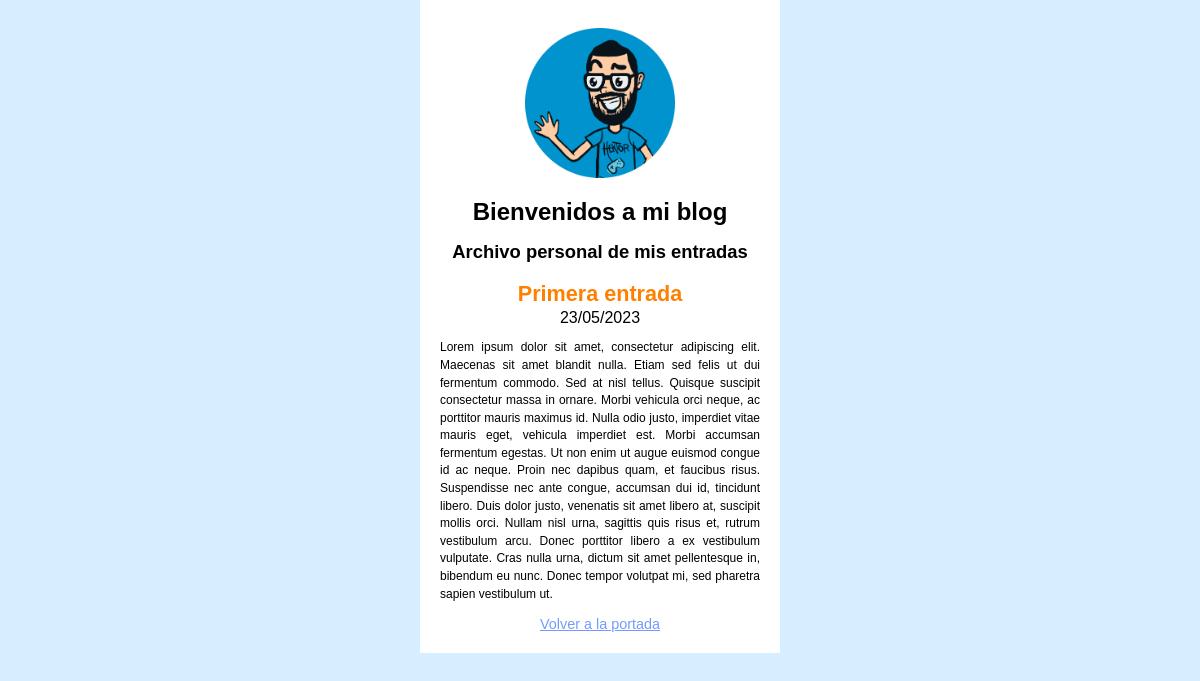
The page /blog/1 on the database its author committed.
### blog/models.py (models this page shows, shortened)
class Post(models.Model):
    title = models.CharField(max_length=200, verbose_name='Título')
    content = models.TextField(verbose_name='Contenido')
    created = models.DateTimeField(auto_now_add=True, verbose_name='Creado')
    modified = models.DateTimeField(auto_now=True, verbose_name='Modificado')
    class Meta:
        verbose_name = 'entrada'
        verbose_name_plural = 'entrada'

### blog/views.py (the view)
# urls.py: path('blog/<id>', post, name='post')
def post(request, id):
    post = Post.objects.get(id=id)
    return render(request, 'blog/post.html', {'post': post})

### blog/templates/blog/post.html (shortened to what this page needs)
{% extends 'blog/base.html' %}
{% block content %}
    <div>
        <h3>{{ post.title }}</h3>
        <span class="date">{{ post.created|date:'SHORT_DATE_FORMAT' }}</span>
        <p>{{ post.content }}</p>
        <a href="{% url 'home' %}">Volver a la portada</a>
    </div>
{% endblock %}

### blog/static/blog/styles.css (style rules this page uses)
body { font-family: Arial, Helvetica, sans-serif; padding: 0; margin: 0; background: rgb(214, 238, 255); }
h3 { font-size: 135%; color: rgb(255, 128, 0); padding: 0.15rem 0; margin: 0; }
p { font-size: 75%; text-align: justify; line-height: 1.1rem; }
a { font-size: 90%; color: rgb(115, 155, 255); }

### rows shown on the page
Post: title "Primera entrada", created "23/05/2023", content "Lorem ipsum dolor sit amet, consectetur adipiscing elit. Maecenas sit amet blandit nulla. Etiam sed felis ut dui fermentum commodo. Sed at nisl tellus. Quisque suscipit consectetur massa in ornare. Morbi vehicula orci neque, ac porttitor mauris maximus id. Nulla odio justo, imperdiet vitae mauris eget, vehicula imperdiet est. Morbi accumsan fermentum egestas. Ut non enim ut augue euismod congue id ac neque. Proin nec dapibus quam, et faucibus risus. Suspendisse nec ante congue, accumsan dui id, tincidunt libero. Duis dolor justo, venenatis sit amet libero at, suscipit mollis orci. Nullam nisl urna, sagittis quis risus et, rutrum vestibulum arcu. Donec porttitor libero a ex vestibulum…"
